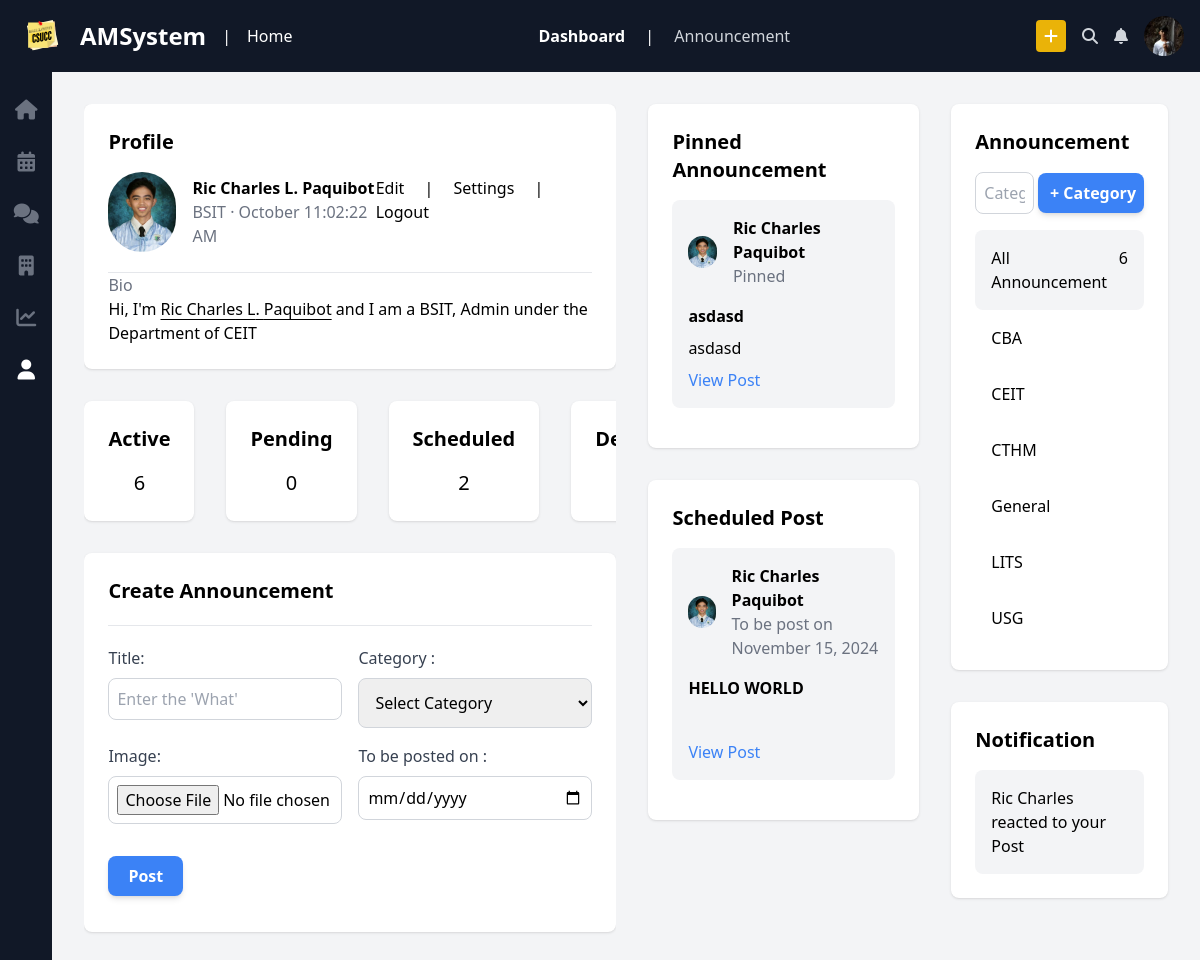
The app's page /dashboard (signed in) with its own data.
### tables this page shows
CREATE TABLE `users` (
  `user_id` int(11) NOT NULL,
  `id_number` varchar(20) NOT NULL,
  `first_name` varchar(50) NOT NULL,
  `last_name` varchar(50) NOT NULL,
  `middle_initial` char(1) DEFAULT NULL,
  `email` varchar(100) NOT NULL,
  `password` varchar(255) NOT NULL,
  `department_id` int(11) DEFAULT NULL,
  `program_id` int(11) DEFAULT NULL,
  `contact_number` varchar(15) DEFAULT NULL,
  `address_purok` varchar(50) DEFAULT NULL,
  `address_barangay` varchar(50) DEFAULT NULL,
  `address_city` varchar(50) DEFAULT NULL,
  `address_zip` varchar(10) DEFAULT NULL,
  `address_province` varchar(50) DEFAULT NULL,
  `gender` enum('Male','Female','Other') DEFAULT NULL,
  `role_id` int(11) DEFAULT NULL,
  `photo` varchar(255) NOT NULL,
  `created_at` timestamp NOT NULL DEFAULT current_timestamp()
);

CREATE TABLE `programs` (
  `program_id` int(11) NOT NULL,
  `program_name` varchar(100) NOT NULL,
  `department_id` int(11) DEFAULT NULL
);

CREATE TABLE `roles` (
  `role_id` int(11) NOT NULL,
  `role_name` varchar(50) NOT NULL
);

CREATE TABLE `departments` (
  `department_id` int(11) NOT NULL,
  `department_name` varchar(100) NOT NULL
);

CREATE TABLE `posts` (
  `post_id` int(11) NOT NULL,
  `post_title` varchar(200) NOT NULL,
  `post_content` text NOT NULL,
  `post_when` date DEFAULT NULL,
  `user_id` int(11) DEFAULT NULL,
  `category_id` int(11) DEFAULT NULL,
  `images` varchar(255) NOT NULL,
  `created_at` timestamp NOT NULL DEFAULT current_timestamp()
);

CREATE TABLE `scheduled_posts` (
  `scheduled_id` int(11) NOT NULL,
  `post_id` int(11) DEFAULT NULL,
  `schedule_date` datetime DEFAULT NULL
);

CREATE TABLE `categories` (
  `category_id` int(11) NOT NULL,
  `category_name` varchar(100) NOT NULL,
  `created_by` int(11) DEFAULT NULL
);

### Views/dashboard.php (the view, shortened to what the rows shown need)
<!DOCTYPE html>
<html lang="en">
<head>
    <script src="https://cdn.tailwindcss.com"></script>
    <link rel="stylesheet" href="https://cdnjs.cloudflare.com/ajax/libs/font-awesome/6.4.2/css/all.min.css">
    <link href="https://cdn.jsdelivr.net/npm/quill@2.0.2/dist/quill.snow.css" rel="stylesheet" />
</head>
<body class="bg-gray-100">
    <header class="bg-gray-900 text-white p-4 flex justify-between items-center sticky top-0 z-50">
        <div class="flex items-center space-x-4">
            <img src="./assets/ams-logo.svg" alt="CSUCC logo" class="w-12">
            <h1 class="text-2xl font-bold">AMSystem</h1>
            <span class="mx-4">|</span>
            <p>Home</p>
        </div>
        <nav class="space-x-4">
            <a href="#" class="text-white font-bold">Dashboard</a>
            <span class="mx-4">|</span>
            <a href="#" class="text-gray-300 hover:text-white">Announcement</a>
        </nav>
        <div class="flex items-center space-x-4">
            <button class="bg-yellow-500 px-2 py-1 rounded">
                <i class="fa-solid fa-plus"></i>
            </button>
            <button class="text-gray-300"><i class="fa-solid fa-magnifying-glass"></i></button>
            <button class="text-gray-300"><i class="fa-solid fa-bell"></i></button>
            <img src="./assets/profile.jpg" alt="Profile" class="w-10 h-10 rounded-full">
        </div>
    </header>
    <main class="flex">
        <aside class="w-16 bg-gray-900 text-white flex flex-col items-center space-y-6 py-6 sticky top-14 h-screen">
            <a href="./home" class="text-gray-500"><i class="fa-solid fa-house text-xl"></i></a>
            <a href="./calendar" class="text-gray-500"><i class="fa-solid fa-calendar-days text-xl"></i></a>
            <a href="./chat" class="text-gray-500"><i class="fa-solid fa-comments text-xl"></i></a>
            <a href="./department" class="text-gray-500"><i class="fa-solid fa-building text-xl"></i></a>
            <a href="./status" class="text-gray-500"><i class="fa-solid fa-chart-line text-xl"></i></a>
            <a href="./dashboard" class="text-white"><i class="fa-solid fa-user text-xl"></i></a>
        </aside>
        <section class="flex-1 p-8 flex space-x-8">
            <div class="flex-1 overflow-y-auto h-100vh">
                <div class="bg-white p-6 rounded-lg shadow mb-8">
                    <h2 class="text-xl font-bold mb-4">Profile</h2>
                    <div class="flex items-center space-x-4 ">
                        <img src="<?= $userData["photo"]?>" alt="Profile" class="w-20 h-20 rounded-full">
                        <div class="flex justify-between size-full">
                            <div>
                                <h3 class="font-bold" id="user-name"><?php echo $userData["first_name"] . " " . $userData["middle_initial"] . ". " . $userData["last_name"]; ?></h3>
                                <p class="text-gray-500"><span id="program"><?= $userData["program_name"]?></span> · <span id="month_name"><?=$userData["month_name"]?></span> <span id="time_only"><?=$userData["time_only"]?></span></p>
                            </div>
                            <div>
                                <a href="./edit-profile">Edit</a>
                                <span class="mx-4"> | </span>
                                <a href="./settings">Settings</a>
                                <span class="mx-4"> | </span>
                                <a href="./logout">Logout</a>
                            </div>
                        </div>
                    </div>
                    <hr class="mt-5">
                    <div>
                        <p class="text-gray-500">Bio</p>
                        Hi, I'm <span class="underline underline-offset-4"><?=$userData["first_name"] . " " . $userData["middle_initial"] . ". " . $userData["last_name"];?></span> and I am a <?=$userData["program_name"]?>, <?=$userData["role_name"]?>  under the Department of <?=$userData["department_name"]?>
                    </div>
                </div>
                 <div class="rounded-lg flex space-x-8">
                    <a href="./post/active"  class="bg-white p-6 rounded-lg flex-1 shadow mb-8">
                        <div>
                            <h2 class="text-xl text-center font-bold mb-4">Active</h2>
                            <p class="text-center text-xl" id="post-count"><?=$activePostNumber?></p>
                        </div>
                    </a>
                    <div class="bg-white p-6 rounded-lg shadow flex-1 mb-8">
                        <h2 class="text-xl text-center font-bold mb-4">Pending</h2>
                        <p class="text-center text-xl">0</p>
                    </div>
                    <div class="bg-white p-6 rounded-lg flex-1 shadow mb-8">
                        <h2 class="text-xl text-center font-bold mb-4">Scheduled</h2>
                        <p class="text-center text-xl"><?=$scheduledPostsNumber?></p>
                    </div>
                    <div class="bg-white p-6 rounded-lg flex-1 shadow mb-8">
                        <h2 class="text-xl text-center font-bold mb-4">Deleted</h2>
                        <p class="text-center text-xl">6</p>
                    </div>
                 </div>
                <div class="bg-white p-6 rounded-lg shadow mb-8">
                    <h2 class="text-xl font-bold mb-4">Create Announcement</h2>
                    <hr class="my-5">
                    <form id="myForm" action="./dashboard" method="POST" enctype="multipart/form-data" onsubmit="syncQuillContent()">
                        <div class="grid grid-cols-1 md:grid-cols-2 gap-4 mb-5">
                            <div class="flex flex-col">
                                <label for="post_title" class="mb-2 font-medium text-gray-700">Title:</label>
                                <input type="text" id="post_title" name="post_title" class="p-2 border border-gray-300 rounded-lg focus:ring-2 focus:ring-blue-500" placeholder="Enter the 'What'">
                            </div>
                            <div class="flex flex-col">
                                <label for="category_id" class="mb-2 font-medium text-gray-700">Category :</label>
                                <select id="category_id" name="category_id" class="w-full p-3 border border-gray-300 rounded-lg focus:ring-2 focus:ring-yellow-500" required>
                                    <option value="">Select Category</option>
                                    </select>
                            </div>
                            <div class="flex flex-col">
                                <label for="fileToUpload" class="mb-2 font-medium text-gray-700">Image:</label>
                                <input type="file"  name="fileToUpload" id="fileToUpload" class="p-2 border border-gray-300 rounded-lg focus:ring-2 focus:ring-blue-500" placeholder="Enter the 'Where'">
                            </div>
                            <div class="flex flex-col">
                                <label for="post_when" class="mb-2 font-medium text-gray-700">To be posted on :</label>
                                <input type="date" id="post_when" name="post_when" class="p-2 border border-gray-300 rounded-lg focus:ring-2 focus:ring-blue-500" placeholder="Enter the 'When'">
                            </div>
                        </div>
                        <input name="submit" type="submit"  value="Post" id="post" class="my-3 px-5 py-2 cursor-pointer bg-blue-500 text-white font-semibold rounded-lg shadow-md hover:bg-blue-600 focus:outline-none focus:ring-2 focus:ring-blue-400 focus:ring-opacity-75 transition duration-200 ease-in-out">
                    </form>
                </div>
            </div>
            <div class="w-1/4">
                <div class="sticky top-24">
                    <div class="bg-white p-6 rounded-lg mb-8 shadow">
                        <h2 class="text-xl font-bold mb-4">Pinned Announcement</h2>
                        <?php foreach($pinnedPosts as $pinnedPost):?>
                        <div class="space-y-4">
                            <div class="bg-gray-100 p-4 mb-4 rounded-lg">
                                <div class="flex items-center space-x-4">
                                    <img src="<?=$pinnedPost["photo"]?>" alt="Profile" class="w-8 h-8 rounded-full">
                                    <div>
                                        <h3 class="font-bold"><a href="./user/<?=$pinnedPost["user_id"]?>"><?=$pinnedPost["first_name"]?> <?=$pinnedPost["last_name"]?></a></h3>
                                        <span class="text-gray-500">Pinned</span>
                                    </div>
                                </div>
                                <h4 class="font-bold mt-4"><?=$pinnedPost["post_title"]?></h4>
                                <p class="text-gray-700 mt-2"><?=$pinnedPost["post_content"]?></p>
                                <a href="./posts/<?=$pinnedPost["post_id"]?>" class="text-blue-500 mt-2 inline-block">View Post</a>
                            </div>
                        </div>
                        <?php endforeach ?>
                    </div>
                    <div class="bg-white p-6 rounded-lg shadow">
                        <h2 class="text-xl font-bold mb-4">Scheduled Post</h2>
                        <?php foreach($scheduledPosts as $scheduledPost):?>
                        <div class="space-y-4">
                            <div class="bg-gray-100 p-4 mb-4 rounded-lg">
                                <div class="flex items-center space-x-4">
                                    <img src="<?=$scheduledPost["photo"]?>" alt="Profile" class="w-8 h-8 rounded-full">
                                    <div>
                                        <h3 class="font-bold"><?=$scheduledPost["first_name"]?> <?=$scheduledPost["last_name"]?></h3>
                                        <span class="text-gray-500">To be post on <?=$scheduledPost["month_name"]?> <?=$scheduledPost["date_only"]?></span>
                                    </div>
                                </div>
                                <h4 class="font-bold mt-4"><?=$scheduledPost["post_title"]?></h4>
                                <p class="text-gray-700 mt-2"><?=$scheduledPost["post_content"]?></p>
                                <a href="./scheduledpost/<?=$scheduledPost["post_id"]?>" class="text-blue-500 mt-2 inline-block">View Post</a>
                            </div>
                        </div>
                        <?php endforeach ?>
                    </div>
                </div>
            </div>
            <div class="w-1/5">
                <div class="sticky top-24">
                    <div class="bg-white p-6 mb-8 rounded-lg shadow">
                        <h2 class="text-xl font-bold mb-4">Announcement</h2>
                        <div class="flex justify-between items-center mb-4">
                            <form action="./category" method="POST" class="flex justify-between gap-1 items-center w-full">
                                <input type="text" name="category_name" id="" class="p-2 border w-full border-gray-300 rounded-lg" placeholder="Category">
                                <input type="submit" name="create_category" class="text-white p-2 bg-blue-500 text-white font-semibold rounded-lg shadow-md
                              cursor-pointer  hover:bg-blue-600 focus:outline-none focus:ring-2 focus:ring-blue-400 focus:ring-opacity-75 transition duration-200 ease-in-out" value=" + Category">
                            </form>
                        </div>
                        <div class="space-y-2">
                            <p class="bg-gray-100 p-4 rounded-lg flex justify-between">
                                All Announcement <span><?=count($getCategories)?></span>
                            </p>
                            <?php foreach($getCategories as $category): ?>
                                <a href="./category/<?=$category["category_name"]?>"><p class="p-2 hover:bg-gray-100 p-4 rounded-lg flex justify-between"><?=$category["category_name"]?></p></a>
                            <?php endforeach; ?>
                        </div>
                    </div>
                     <div class="bg-white p-6 mb-8 rounded-lg shadow">
                        <h2 class="text-xl font-bold mb-4">Notification</h2>
                        <div class="space-y-2">
                            <p class="bg-gray-100 p-4 rounded-lg flex justify-between">
                                Ric Charles reacted to your Post
                            </p>
                        </div>
                    </div>
                </div>
            </div>
        </section>
    </main>
</body>
</html>

### Controller/Route.php (shortened to what the rows shown need)
<?php
class Route {
    private static $getRoutes = [];
    private static $postRoutes = [];
    public static function get($path, $callback) {
        self::$getRoutes[$path] = $callback;
    }
    public static function post($path, $callback) {
        self::$postRoutes[$path] = $callback;
    }
    public static function dispatch($requestUri) {
        $requestMethod = $_SERVER['REQUEST_METHOD'];
        $routes = $requestMethod === 'GET' ? self::$getRoutes : self::$postRoutes;
        foreach ($routes as $route => $callback) {
            $pattern = preg_replace('/\{[a-zA-Z0-9_]+\}/', '([a-zA-Z0-9_]+)', $route);
            $pattern = str_replace('/', '\/', $pattern);
            if (preg_match('/^' . $pattern . '$/', $requestUri, $matches)) {
                array_shift($matches);
                return call_user_func_array($callback, $matches);
            }
        }
    }
}

### records on screen
users: photo (placeholder picture), first_name "Ric Charles", middle_initial "L", last_name "Paquibot", program.program_name "BSIT", month_name "October", time_only "11:02:22 AM", role.role_name "Admin", department.department_name "CEIT", activePostNumber "6", scheduledPostsNumber "2", count($getCategories) "6"
posts: user.photo (placeholder picture), user.first_name "Ric Charles", user.last_name "Paquibot", post_title "asdasd", post_content "asdasd"
scheduled_posts: users.photo (placeholder picture), users.first_name "Ric Charles", users.last_name "Paquibot", month_name "November", date_only "15, 2024", post.post_title "HELLO WORLD"
categories: category_name "CBA"
categories: category_name "CEIT"
categories: category_name "CTHM"
categories: category_name "General"
categories: category_name "LITS"
categories: category_name "USG"
